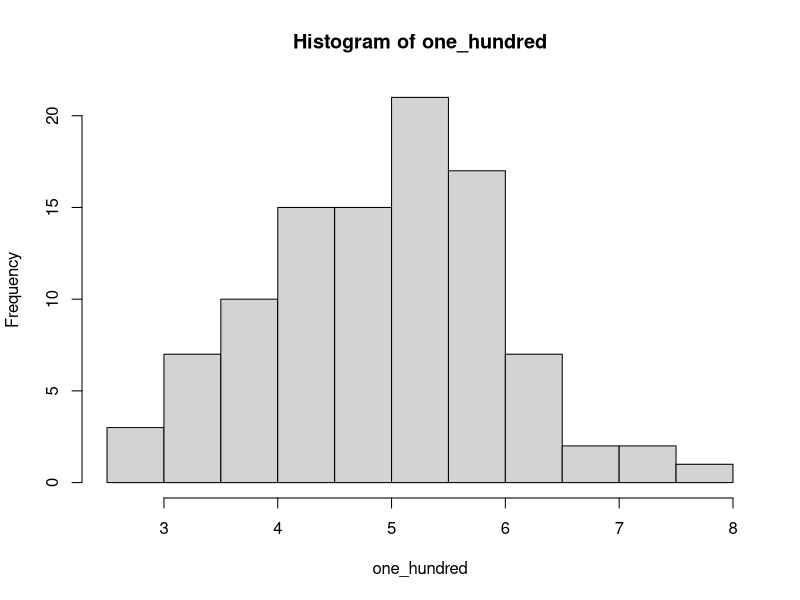
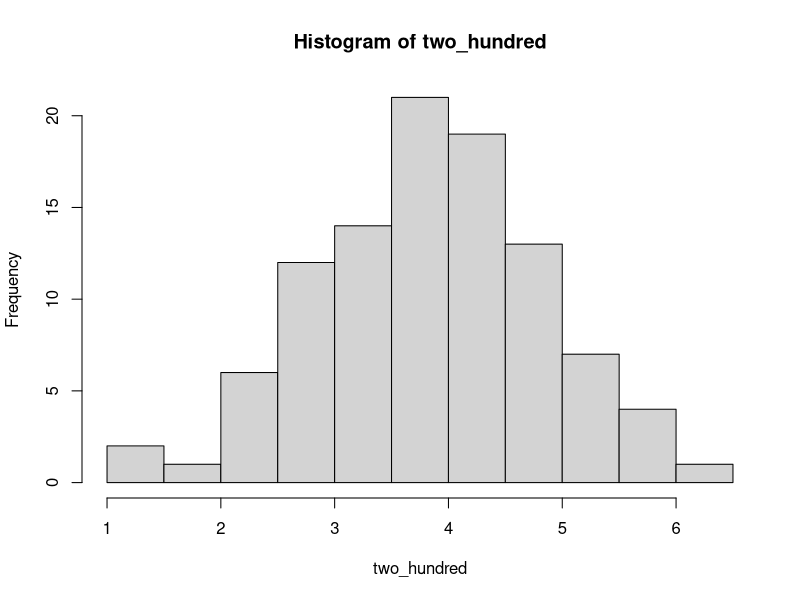
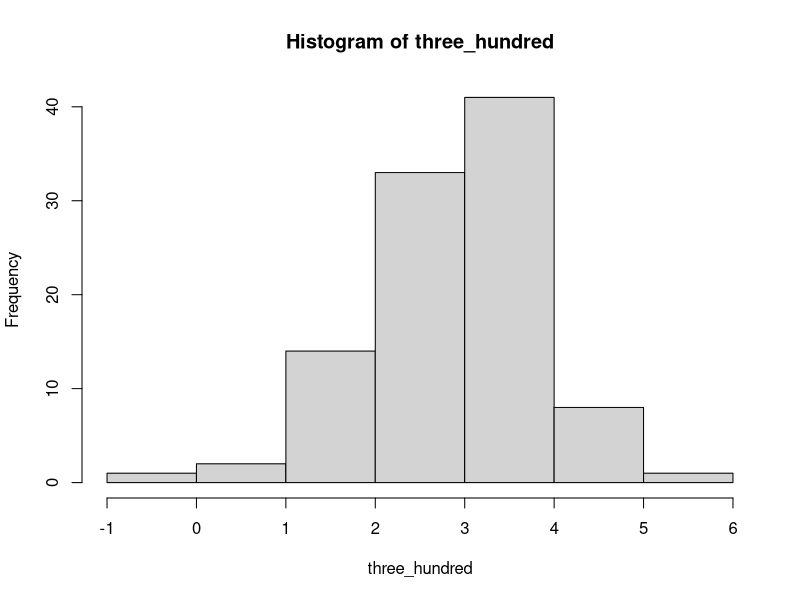
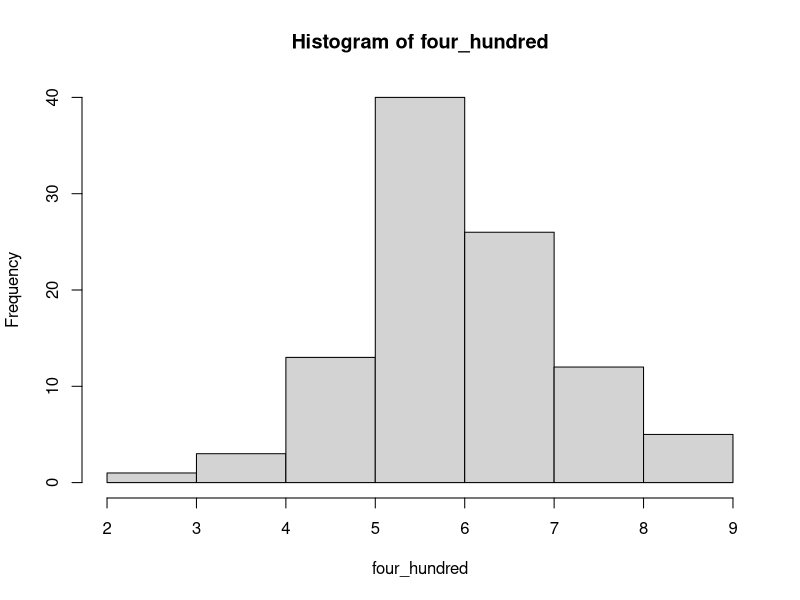
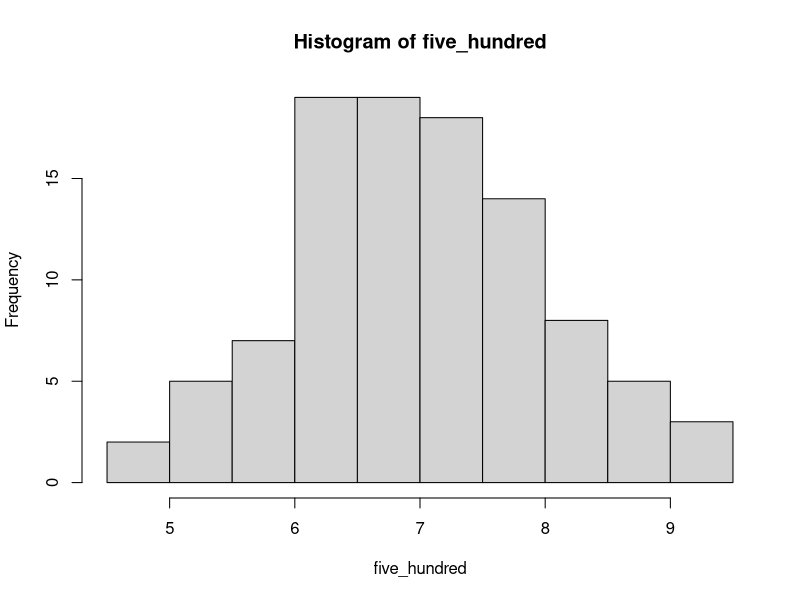
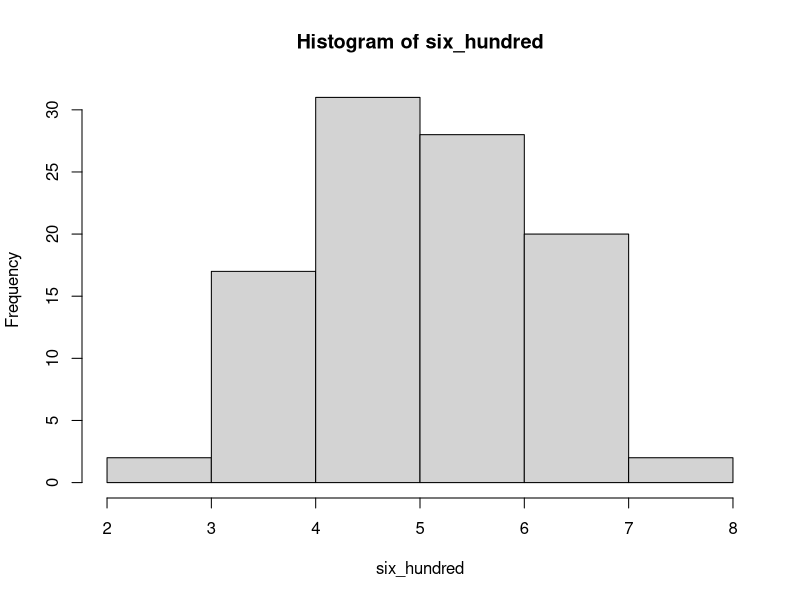
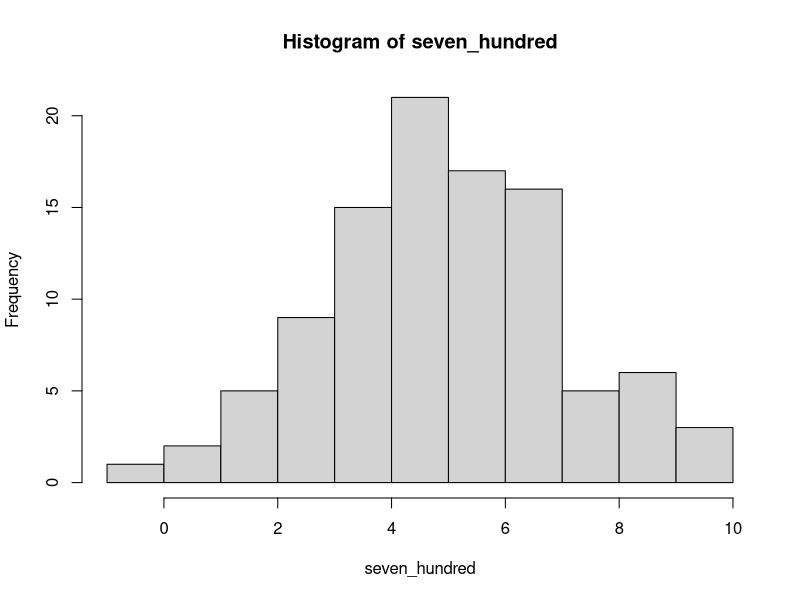
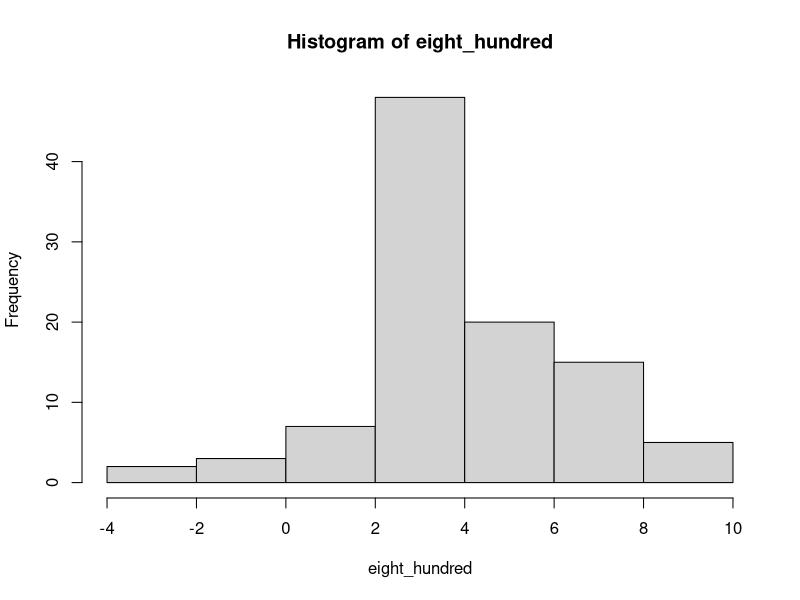

R code for these plots, in order:
# 1
one_hundred <- rnorm(100, 5, 1)
two_hundred <- rnorm(100, 4, 1)
three_hundred <- rnorm(100, 3, 1)
four_hundred <- rnorm(100, 6, 1)
five_hundred <- rnorm(100, 7, 1)
six_hundred <- rnorm(100, 5, 1)
seven_hundred <- rnorm(100, 5, 2)
eight_hundred <- rnorm(100, 4, 2)
nine_hundred <- rnorm(100, 3, 2)
ten_hundred <- rnorm(100, 7, 2)

one_thousand <- rnorm(1000, 5, 1)

# 1a
hist_one_hundred <- hist(one_hundred, plot = FALSE)
hist_two_hundred <- hist(two_hundred, plot = FALSE)
hist_three_hundred <- hist(three_hundred, plot = FALSE)
hist_four_hundred <- hist(four_hundred, plot = FALSE)
hist_five_hundred <- hist(five_hundred, plot = FALSE)
hist_six_hundred <- hist(six_hundred, plot = FALSE)
hist_seven_hundred <- hist(seven_hundred, plot = FALSE)
hist_eight_hundred <- hist(eight_hundred, plot = FALSE)
hist_nine_hundred <- hist(nine_hundred, plot = FALSE)
hist_ten_hundred <- hist(ten_hundred, plot = FALSE)

hist_one_thousand <- hist(one_hundred, plot = FALSE)
hist_one_thousand

# the breaks, the counts for each bin, the middle of each bin,
# the name, equidist (boole), class

# 1b
plot(hist_one_hundred)

plot(hist_two_hundred)

plot(hist_three_hundred)

plot(hist_four_hundred)

plot(hist_five_hundred)

plot(hist_six_hundred)

plot(hist_seven_hundred)

plot(hist_eight_hundred)

plot(hist_nine_hundred)

plot(hist_ten_hundred)

plot(hist_one_thousand)

# some better some worse

# 1c
hist(one_hundred, breaks = 20)

hist(one_thousand, breaks = 50)

# 1d
density(one_hundred)

plot(density(one_hundred))

plot(density(two_hundred))

plot(density(three_hundred))

plot(density(four_hundred))

plot(density(one_thousand))

plot(density(one_thousand, kernel = "cosine"))

plot(density(one_thousand, kernel = "rectangular"))

plot(density(one_thousand, kernel = "triangular"))

plot(density(one_thousand, bw = "SJ"))

# 2

red_die_throws <- c(3, 6, 4, 1, 1)
blue_die_throws <- c(1, 1, 4, 2, 1)

pdf("Two_dice_comparison_experiment_boxplot.pdf", height = 14, width = 14)
boxplot(
  list(red_die = red_die_throws, blue_die = blue_die_throws),
  main = paste(
    "The distribution of numbers of sampling (throwing) two dice (red and blue)",
    "- Mean values in darkgreen diamonds.",
    "Would you assume that the red die throws higher numbers than the blue?",
    sep = "\n"
  ),
  border = c("red", "blue")
)
points(1:2, c(
  mean(red_die_throws),
  mean(blue_die_throws)
), pch = 18, cex = 3, col = "darkgreen")
dev.off()

# boxplot suggests, that there is a significant difference, but
# but there are too few samples

# 2a
all_combinations <- expand.grid(1:6, 1:6, 1:6, 1:6, 1:6)

# 2b
mean <- apply(all_combinations, 1, mean)
all_combinations_with_mean <- cbind(all_combinations, mean)

# 2c
di <- function(x) {
  abs(x[[1]] - x[[2]])
}

all_differences_of_two_means <- combn(all_combinations_with_mean[["mean"]], 2, FUN = di)

# 2d
hist(all_differences_of_two_means, breaks = 100)

# 2e
diff_red_blue <- abs(mean(red_die_throws) - mean(blue_die_throws))
diff_red_blue

# 2f
likelihood <- length(all_differences_of_two_means[all_differences_of_two_means >= diff_red_blue]) / length(all_differences_of_two_means)

likelihood

# 2g
# keep the null hypothesis

t.test(red_die_throws, blue_die_throws)
